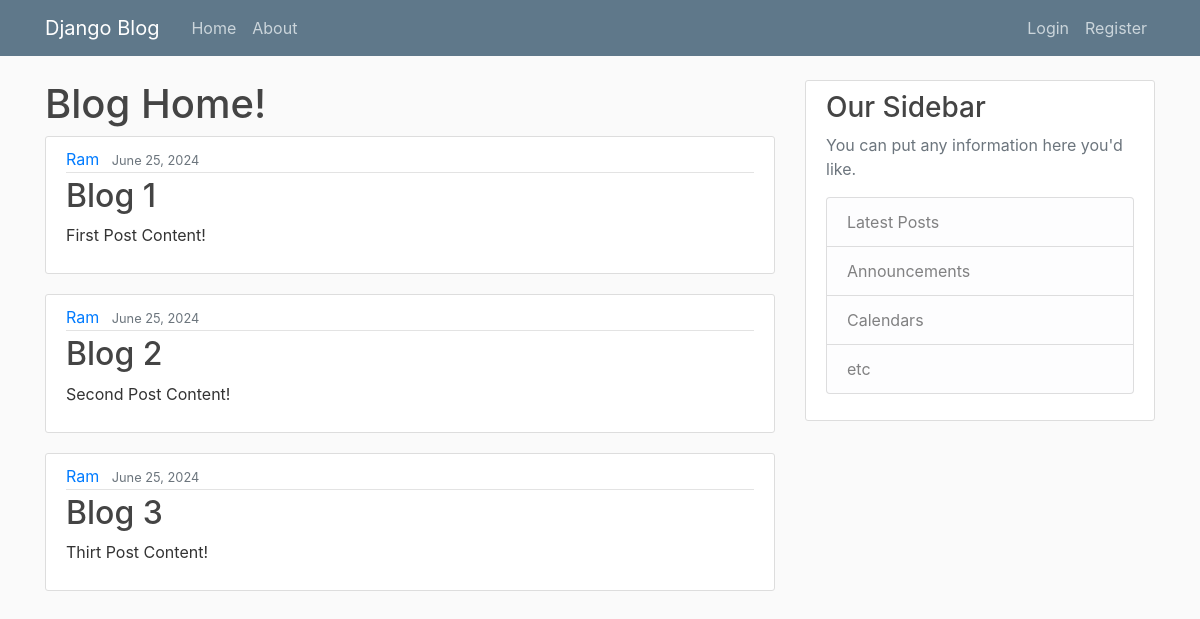
The app's page /, older data.
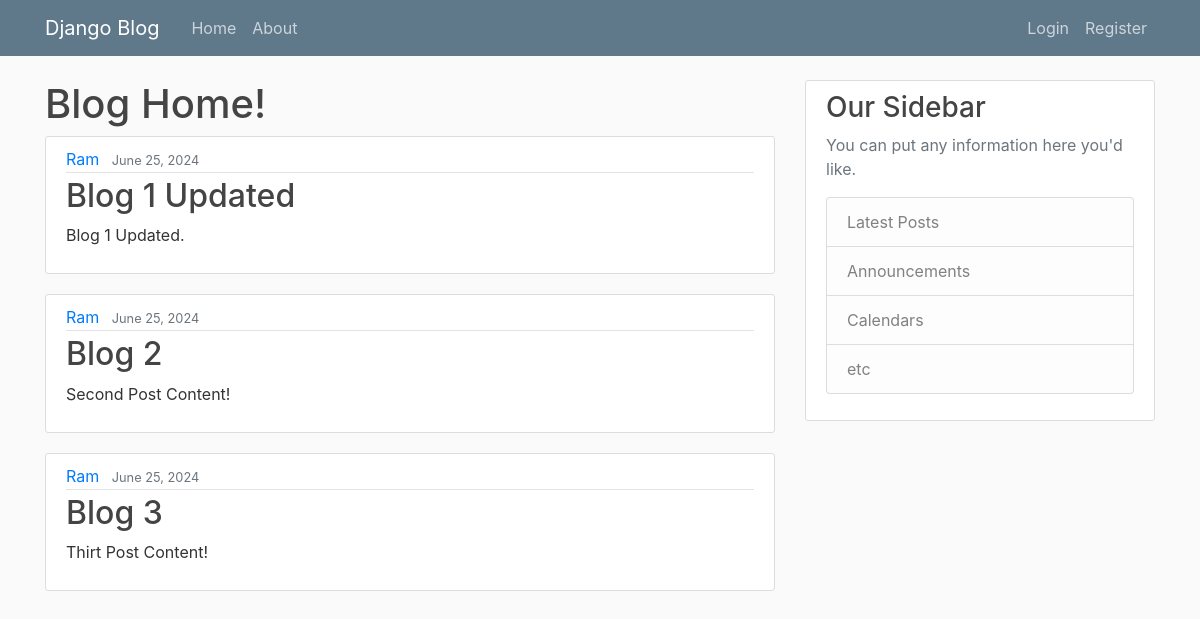
The same page, newer data.
### blog/models.py (models this page shows, shortened)
class Post(models.Model):
    title = models.CharField(max_length = 100)
    content = models.TextField()
    date_posted = models.DateTimeField(default=timezone.now)
    author = models.ForeignKey(User, on_delete= models.CASCADE)

### blog/views.py (the view)
# urls.py: path("", views.home, name="blog-home"),
def home(request):
    context = {
        'posts': Post.objects.all()
    }
    return render(request, "blog/home.html", context )

### blog/templates/blog/home.html
{% extends "blog/base.html" %}
{% block content %}
    <h1>Blog Home!</h1>
    {% for post in posts %}
        <article class="media content-section">
          <div class="media-body">
            <div class="article-metadata">
              <a class="mr-2" href="#">{{ post.author }}</a>
              <small class="text-muted">{{ post.date_posted|date:"F d, Y" }}</small>
            </div>
            <h2><a class="article-title" href="#">{{ post.title }}</a></h2>
            <p class="article-content">{{ post.content }}</p>
          </div>
        </article>
    {% endfor %}
{% endblock content %}

Row changes from the older to the newer data that the page shows:
changed Post: title "Blog 1" → "Blog 1 Updated"; content "First Post Content!" → "Blog 1 Updated."
